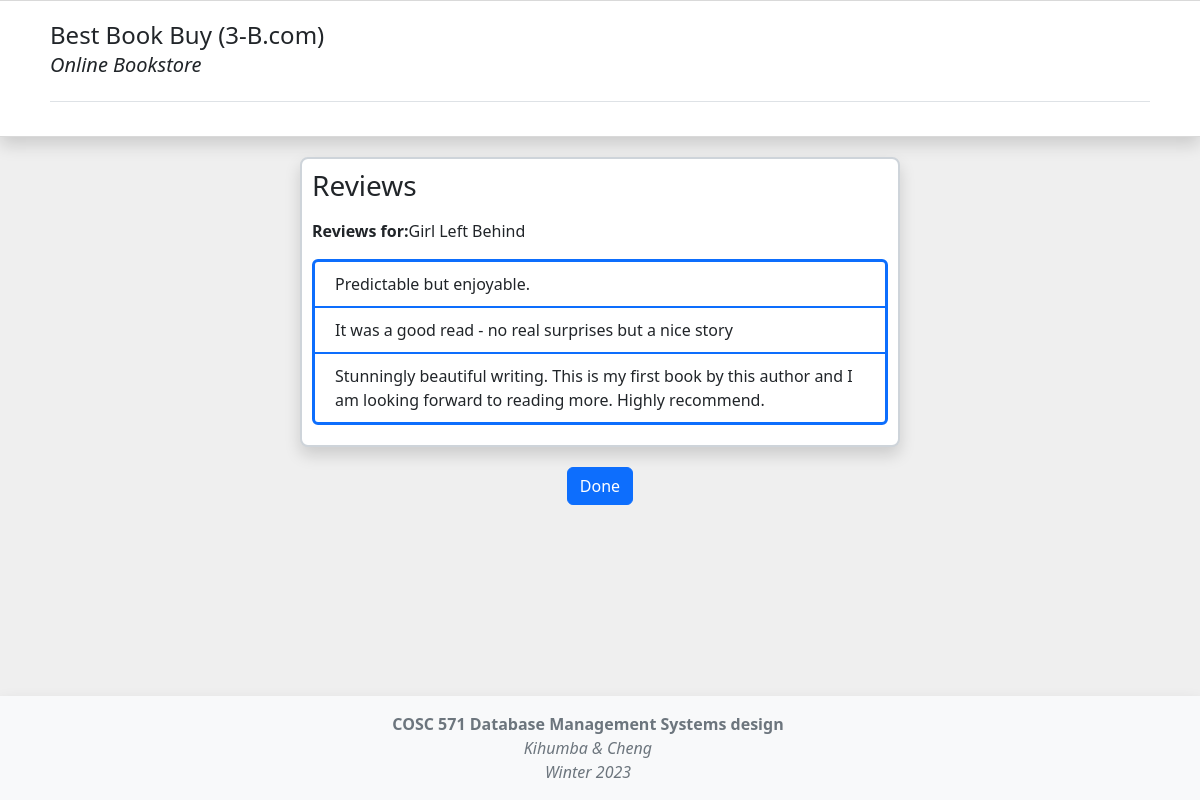
The page /screen4.php?id=9781685330071 on the database its author committed.
### tables this page shows
create table book
	(title varchar(200) not null,
	 author varchar(100),
 	 publisher varchar(100),
 	 price float(2) check (price > 0),
	 isbn numeric(13,0),
	 category_Id integer,
	 primary key (isbn),
	 foreign key (category_Id) references category(category_Id));

create table review
	(review_num integer,
	 comment varchar(500),
	 ISBN numeric(13,0),
	 primary key(review_num, ISBN),
	 foreign key(isbn) references book(ISBN));

### screen4.php (the view, shortened to what this page needs)
<!DOCTYPE html>
<html>
	<head>
		<link rel="stylesheet" href="https://cdn.jsdelivr.net/npm/bootstrap@5.2.0/dist/css/bootstrap.min.css">
		<link rel="stylesheet" href="/css/custom.css">
	</head>
	<body class="d-flex flex-column min-vh-100">
        <?php include("./view/header.php"); ?>
        <div class="container-fluid">
			<div class="standard-container bg-white shadow">
				<h1 class="h3 mb-3 fw-normal">Reviews</h1>
				<?php
				require_once('mysql_connect.php');
				$id = $_GET['id'];
				$query = "select * from review where isbn = ".$id."";
				$query2 = "select title from book where isbn = ".$id."";
				$response = @mysqli_query($dbConnection, $query);
				$response2 = @mysqli_query($dbConnection, $query2);
				if ($response){
					$comments = '';
					while ($row = mysqli_fetch_array($response)){
						$comments = $comments.'<div class="row">
										<div class="col">'
												.$row[1].'
										</div>
									 </div>';
					}
				echo '<p><b>Reviews for:</b>'.mysqli_fetch_array($response2)[0].'</p>
				<div class="reviews-container">'
					.$comments.'
				</div>';
				}
				?>
				</div>
				<div class="text-center">
					<a class="btn btn-md btn-primary" href="screen3.php">Done</a>
				</div>
			</div>
		<?php include("./view/footer.php"); ?>
	</body>
</html>

### css/custom.css (style rules this page uses)
:root { --bootstrap-blue: #0d6efd; --gray: #ced4da; --light-gray: #efefef; }
body { background-color: var(--light-gray); }
.standard-container { max-width: 600px; margin: 20px auto; padding: 10px; border-radius: 8px; border: 2px solid var(--gray); }
.reviews-container { width: 100%; border-radius: 6px; border: solid var(--bootstrap-blue); margin: 10px 0px; padding: 0px 10px; max-height: 300px; overflow-y: scroll; }
.reviews-container .row { padding: 10px; border-bottom: 2px solid var(--bootstrap-blue); }
.reviews-container .row:last-child { border: 0px; }

### rows shown on the page
book: title "Girl Left Behind"
review: comment "Predictable but enjoyable."
review: comment "It was a good read - no real surprises but a nice story"
review: comment "Stunningly beautiful writing. This is my first book by this author and I am looking forward to reading more. Highly recommend."
